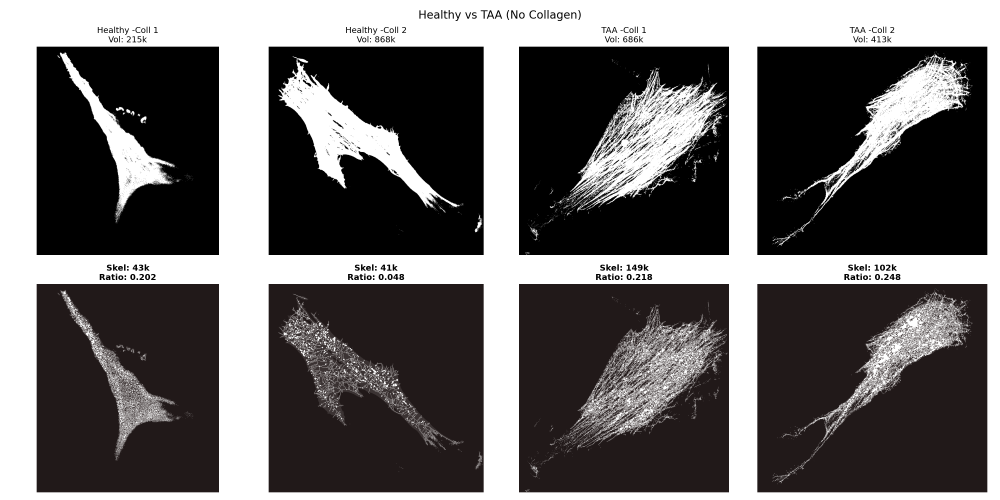
#> input picture comparison_nocoll.png, 3000 x 1500 px (shown at 1/3 size); its folder holds only this picture in this run
$ python -i generate_threshold_masks.py   (imports and definitions only)
#> lines starting #> are read from the running program, lines starting #| are printed output that depends on the picture; after the words box and inside, x2 and y2 are one past the last pixel; in counts of white or black regions, pixels touching at a corner belong together
#!/usr/bin/env python3
"""
Generate 3D thresholded masks for Nucleus, Actin, and Mitochondria.
Outputs NIfTI files for viewing in 3D Slicer.
"""

import numpy as np
import nibabel as nib
from pathlib import Path
from skimage.filters import threshold_otsu, threshold_yen, threshold_sauvola, gaussian
from skimage.morphology import remove_small_objects, remove_small_holes, ball, binary_opening, binary_closing
from skimage.exposure import rescale_intensity

# Configuration
NNUNET_RAW = Path('/home/luisa/aneurysm_project/data/nnUNet/nnUNet_raw')
OUTPUT_DIR = Path('/home/luisa/aneurysm_project/thresholding_comparison')

SAMPLES = {
    'Nucleus': {
        'dataset': 'Dataset003_Nucleus',
        'image': 'Nucleus_0001_0000.nii.gz',
        'label': 'Nucleus_0001.nii.gz'
    },
    'Actin': {
        'dataset': 'Dataset001_Actin',
        'image': 'Actin_0001_0000.nii.gz',
        'label': 'Actin_0001.nii.gz'
    },
    'Mitochondria': {
        'dataset': 'Dataset002_Mito',
        'image': 'Mito_0001_0000.nii.gz',
        'label': 'Mito_0001.nii.gz'
    }
}


# [4 lines left out: function load_nifti, not called in this run]


def threshold_segmentation(arr, structure_type='Nucleus'):
    """Apply combined thresholding (Otsu + Sauvola)."""
#> called with structure_type = 'Nucleus'
    print(f"    Input shape: {arr.shape}, range: [{arr.min():.2f}, {arr.max():.2f}]")
#|     Input shape: (1500, 3000), range: [0.00, 255.00]

    # Robust intensity normalization
    lo, hi = np.percentile(arr, (1, 99.9))
#> lo = 0; hi = 255
    if hi <= lo:
        hi = arr.max() if arr.max() > 0 else 1.0
        lo = arr.min()
    arr_n = rescale_intensity(arr, in_range=(lo, hi), out_range=(0.0, 1.0))

    # Light denoise
    arr_s = gaussian(arr_n, sigma=1.0, preserve_range=True)

    # Global thresholds
    try:
        t_otsu = threshold_otsu(arr_s)
#> t_otsu = 0.518
    except Exception:
        t_otsu = 0.5

    try:
        t_yen = threshold_yen(arr_s)
#> t_yen = 0.107
    except Exception:
        t_yen = 0.5

    print(f"    Thresholds: Otsu={t_otsu:.4f}, Yen={t_yen:.4f}")
#|     Thresholds: Otsu=0.5176, Yen=0.1074

    # Determine Z axis (usually the smallest dimension for microscopy)
    z_axis = np.argmin(arr_s.shape)
#> z_axis = 0
    Z = arr_s.shape[z_axis]
#> Z = 1500

    # Per-slice Sauvola (adaptive)
    mask_sauvola = np.zeros_like(arr_s, dtype=bool)
    for z in range(Z):
        if z_axis == 0:
            sl = arr_s[z]
        elif z_axis == 1:
            sl = arr_s[:, z, :]
        else:
            sl = arr_s[:, :, z]

        if sl.max() > 0:
            try:
                thr = threshold_sauvola(sl, window_size=31, k=0.2)
                sl_mask = sl > thr
            except Exception:
                sl_mask = sl > t_otsu

            if z_axis == 0:
                mask_sauvola[z] = sl_mask
            elif z_axis == 1:
                mask_sauvola[:, z, :] = sl_mask
            else:
                mask_sauvola[:, :, z] = sl_mask
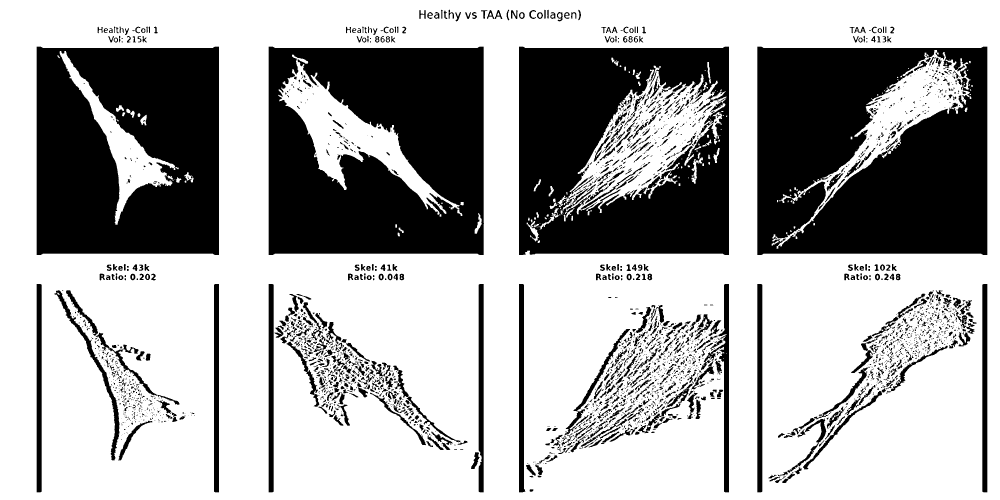
#> mask_sauvola: shape (1500, 3000) bool (shown at 1/3 size); 65.9% white; 3031 black regions (1922 under 20 px), largest, box (x1, y1, x2, y2) and area: (2272, 140, 2962, 765) 364388, (806, 140, 1452, 765) 335168, (110, 140, 657, 765) 304167

    # Combine with global threshold
    t_global = min(t for t in [t_otsu, t_yen] if np.isfinite(t))
#> t_global = 0.107
    mask_global = arr_s > t_global * 0.9
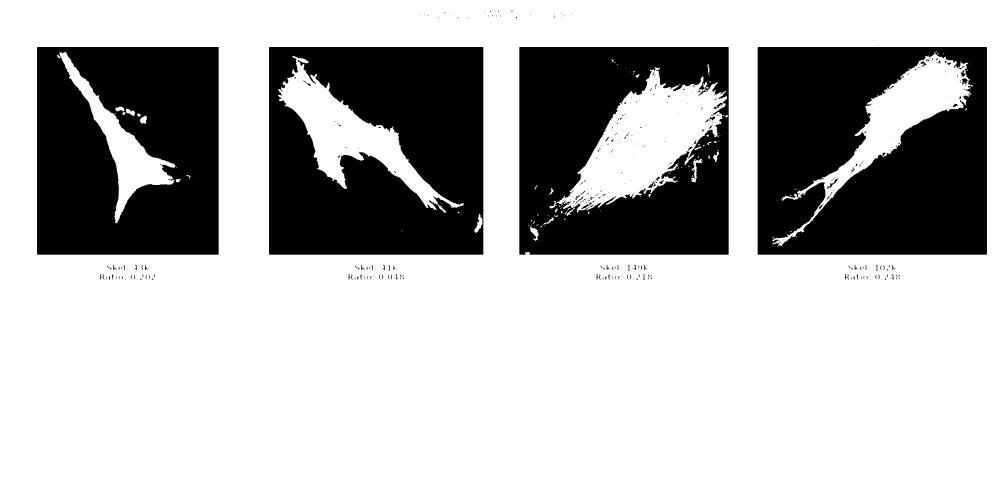
#> mask_global: shape (1500, 3000) bool (shown at 1/3 size); 71.2% white; 363 black regions (263 under 20 px), largest, box (x1, y1, x2, y2) and area: (2273, 141, 2961, 764) 364013, (807, 141, 1450, 764) 335544, (111, 141, 656, 764) 304216

    mask = mask_sauvola | mask_global
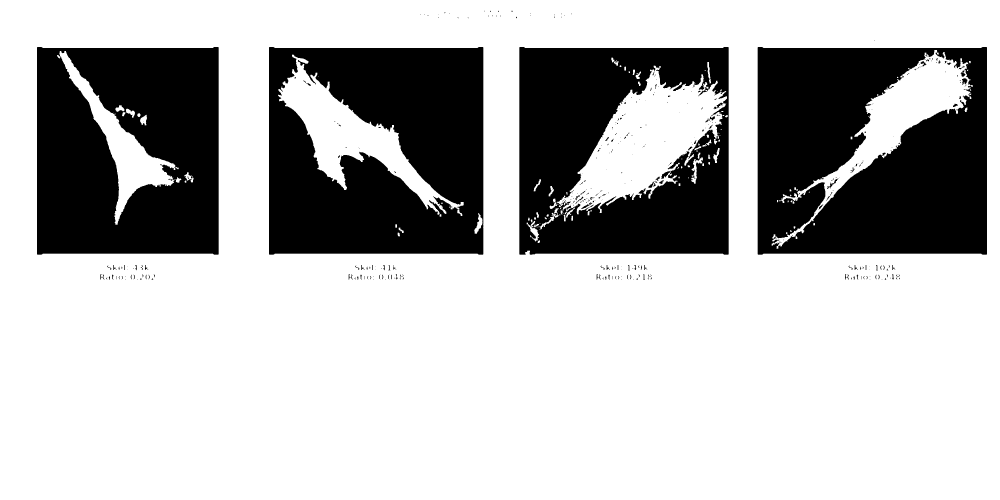
#> mask: shape (1500, 3000) bool (shown at 1/3 size); 71.6% white; 365 black regions (264 under 20 px), largest, box (x1, y1, x2, y2) and area: (2273, 141, 2961, 764) 358735, (807, 141, 1450, 764) 330882, (111, 141, 656, 764) 300250

    # 3D morphological cleanup
    try:
        mask = binary_opening(mask, ball(1))
        mask = binary_closing(mask, ball(1))
        mask = remove_small_holes(mask, area_threshold=500)
        mask = remove_small_objects(mask, min_size=800)
    except Exception as e:
        print(f"    Warning: Morphology cleanup failed: {e}")

    return mask


# [51 lines left out: function main, not called in this run]


# [2 lines not run here, left out]

>>> import cv2
>>> picture = cv2.imread('../../comparison_nocoll.png', cv2.IMREAD_GRAYSCALE)
>>> result = threshold_segmentation(picture)

$ run again, on comparison_pluscoll.png
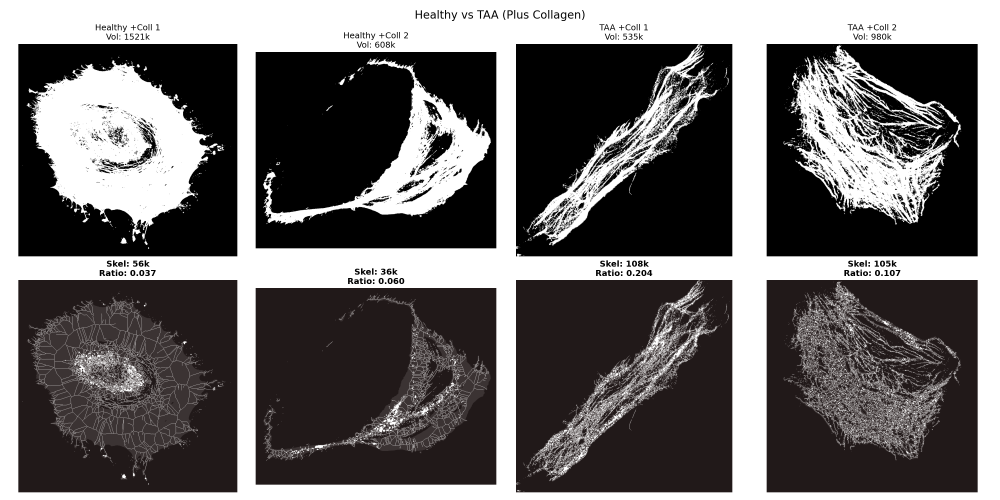
#> input picture comparison_pluscoll.png, 3000 x 1500 px (shown at 1/3 size)
#|     Input shape: (1500, 3000), range: [0.00, 255.00]
#> lo = 0; hi = 255
#> t_otsu = 0.529
#> t_yen = 0.107
#|     Thresholds: Otsu=0.5293, Yen=0.1074
#> after the loop in threshold_segmentation, `for z in range(Z):`:
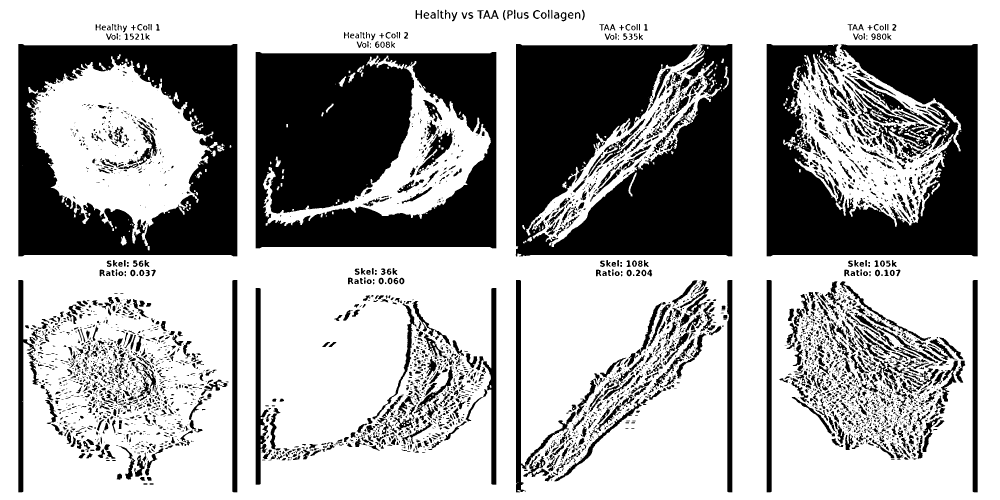
#> mask_sauvola: shape (1500, 3000) bool (shown at 1/3 size); 66.5% white; 4262 black regions (2399 under 20 px), largest, box (x1, y1, x2, y2) and area: (767, 156, 1489, 745) 326224, (1547, 132, 2197, 770) 324552, (2300, 132, 2933, 769) 249193
#> mask_global: shape (1500, 3000) bool; 74.3% white; 689 black regions (459 under 20 px), largest, box (x1, y1, x2, y2) and area: (768, 157, 1488, 744) 327138, (1549, 133, 2196, 768) 322245, (2301, 133, 2932, 768) 233903
#> in threshold_segmentation, `mask = mask_sauvola | mask_global`:
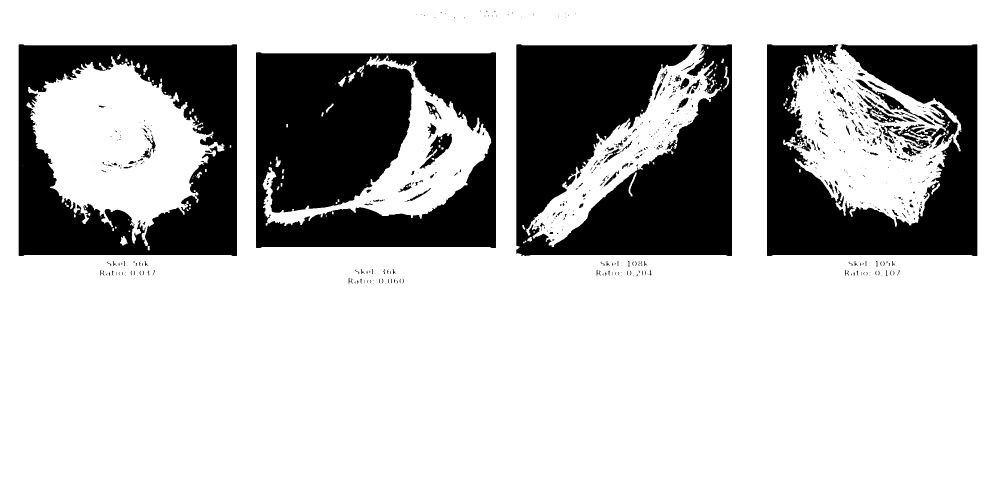
#> mask: shape (1500, 3000) bool (shown at 1/3 size); 74.8% white; 693 black regions (462 under 20 px), largest, box (x1, y1, x2, y2) and area: (768, 157, 1488, 744) 321348, (1549, 133, 2196, 768) 317488, (2301, 133, 2932, 768) 229291
